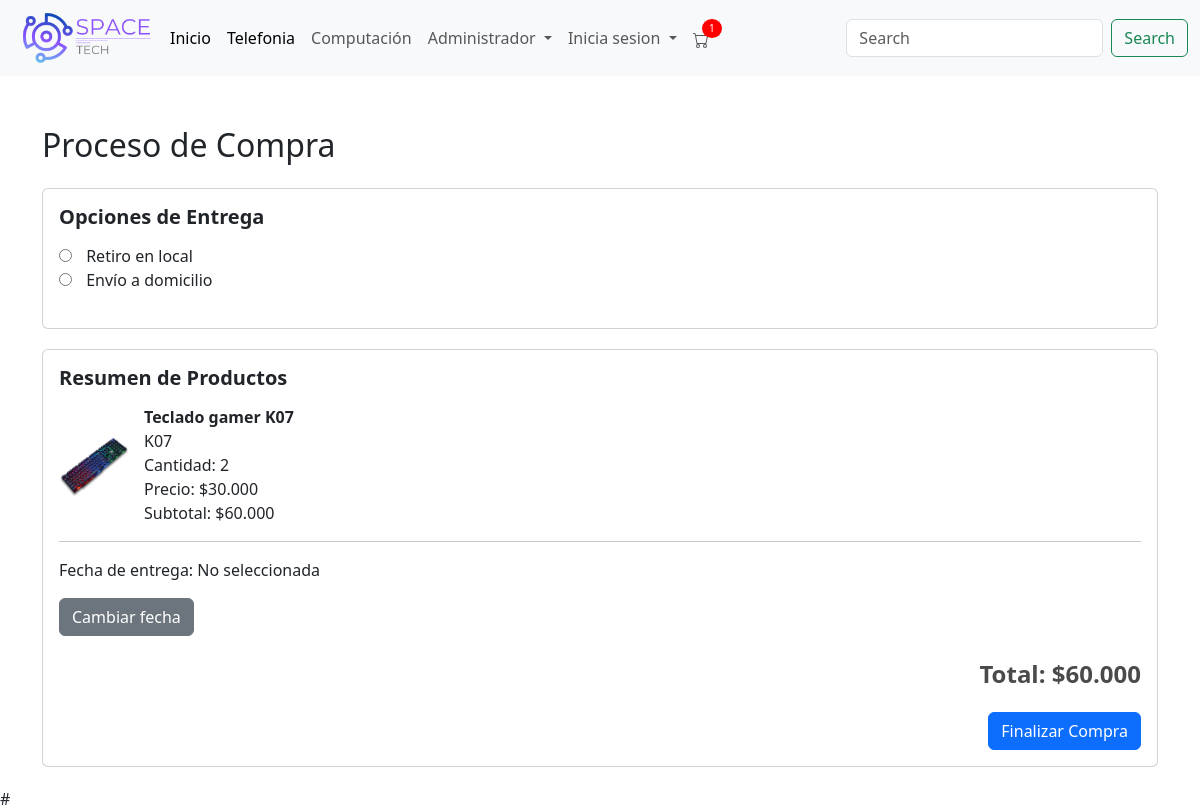
Before: /venta_productos/ (signed in) with the older database file.
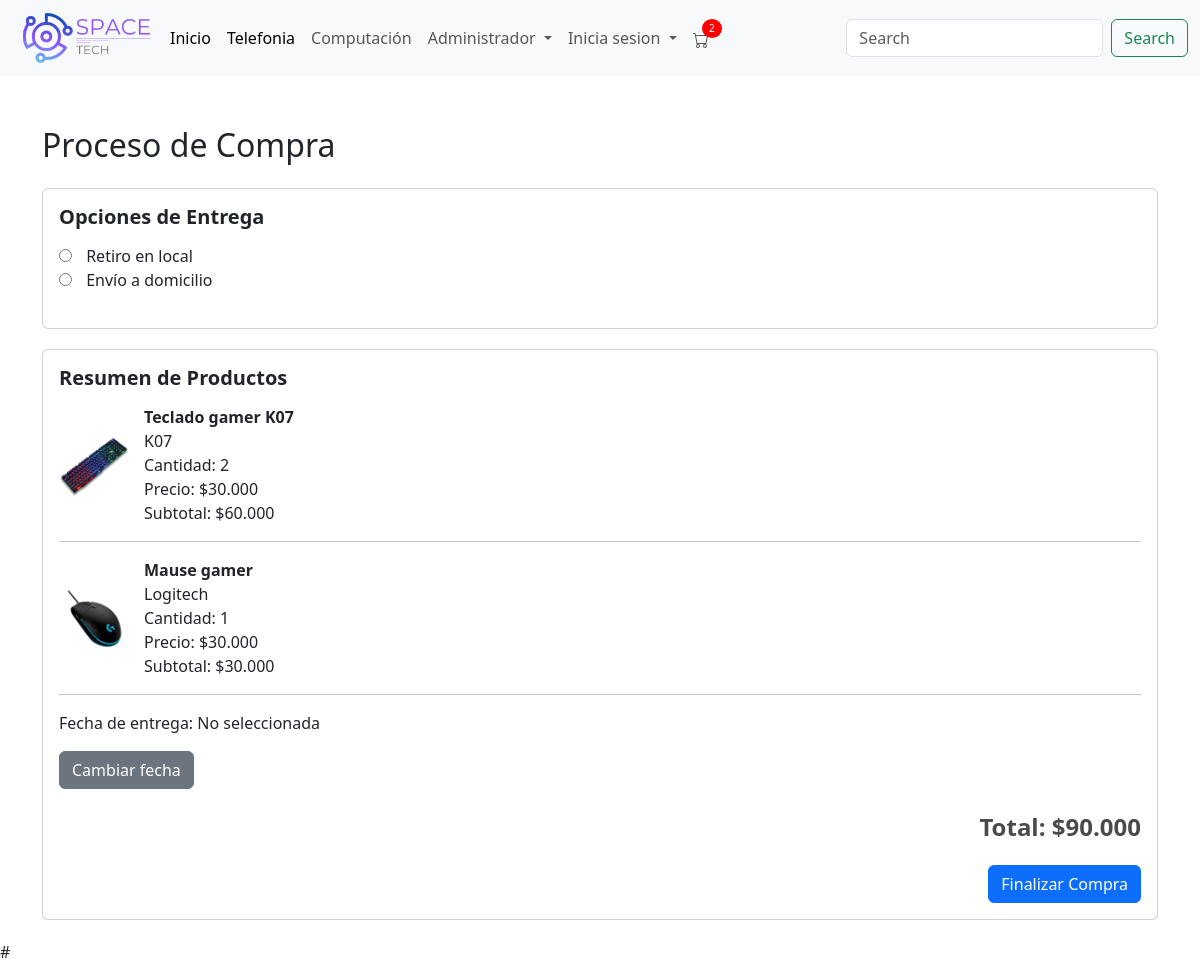
After: the same page with the newer database file.
### menu/models.py (models this page shows, shortened)
class CarritoItem(models.Model):
    carrito = models.ForeignKey(Carrito, on_delete=models.CASCADE)
    producto = models.ForeignKey(Articulos, on_delete=models.CASCADE)
    cantidad = models.IntegerField(default=1)
    agregado_en = models.DateTimeField(default=timezone.now)

class Articulos(models.Model):
    nombre = models.CharField(max_length=30)
    descripcion = models.CharField(max_length=50)
    precio = models.IntegerField()
    stock = models.IntegerField()
    foto = models.ImageField(upload_to='static/img/', blank=True, null=True)
    marca = models.CharField(max_length=30, default='Sin Marca')
    precio_oferta = models.IntegerField(blank=True, null=True)
    descuento = models.DecimalField(max_digits=5, decimal_places=2, blank=True, null=True)

### menu/views.py (the view)
# urls.py: path('venta_productos/', views.venta_productos, name='venta_productos'),
@login_required
def venta_productos(request):
    if request.user.is_authenticated:
        try:
            perfil_usuario = Usuario.objects.get(email=request.user.email)
            direccion = perfil_usuario.direccion
        except Usuario.DoesNotExist:
            perfil_usuario = None
            direccion = ""
    else:
        return redirect('login')
    carrito, created = Carrito.objects.get_or_create(usuario=request.user)
    items = CarritoItem.objects.filter(carrito=carrito)
    total = sum(item.producto.precio * item.cantidad for item in items)
    return render(request, 'venta_productos.html', {'items': items, 'total': total, 'direccion': direccion})

### menu/context_processors.py (called while the page is built)
def carrito_items_count(request):
    if request.user.is_authenticated:
        try:
            carrito = Carrito.objects.get(usuario=request.user)
            count = CarritoItem.objects.filter(carrito=carrito).count()
        except Carrito.DoesNotExist:
            count = 0
    else:
        count = 0
    return {
        'carrito_items_count': count
    }

### menu/templatetags/custom_filters.py (called while the page is built)
@register.filter(name='format_price')
def format_price(value):
    return "${:,.0f}".format(value).replace(',', '.')

@register.filter
def multiply(value, arg):
    return value * arg

### menu/templates/venta_productos.html (shortened to what this page needs)
<!DOCTYPE html>
<html lang="es">
{% load static %}
{% load custom_filters %}
<head>
    <link href="https://cdn.jsdelivr.net/npm/bootstrap@5.3.3/dist/css/bootstrap.min.css" rel="stylesheet">
    <link rel="stylesheet" href="https://cdn.jsdelivr.net/npm/sweetalert2@11/dist/sweetalert2.min.css">
    <link rel="stylesheet" href="https://cdn.jsdelivr.net/npm/flatpickr/dist/flatpickr.min.css">
</head>
<body>
    {% include "plantilla/menu.html" %}
    <div class="container">
        <h2 class="mb-4">Proceso de Compra</h2>
        <div class="card">
            <div class="card-body">
                <h3 class="section-title">Opciones de Entrega</h3>
                <div class="delivery-options">
                    <div>
                        <input type="radio" id="retiro_local" name="delivery_option" value="retiro_local">
                        <label for="retiro_local">Retiro en local</label>
                    </div>
                    <div>
                        <input type="radio" id="envio_domicilio" name="delivery_option" value="envio_domicilio">
                        <label for="envio_domicilio">Envío a domicilio</label>
                    </div>
                </div>
            </div>
        </div>
        <div class="card">
            <div class="card-body">
                <h3 class="section-title">Resumen de Productos</h3>
                {% for item in items %}
                <div class="d-flex align-items-center">
                    <img src="{{ item.producto.foto.url }}" alt="{{ item.producto.nombre }}" class="product-img">
                    <div class="product-details">
                        <div class="product-name">{{ item.producto.nombre }}</div>
                        <div>{{ item.producto.marca }}</div>
                        <div>Cantidad: {{ item.cantidad }}</div>
                        <div>Precio: {{ item.producto.precio|format_price }}</div>
                        <div>Subtotal: {{ item.producto.precio|multiply:item.cantidad|format_price }}</div>
                    </div>
                </div>
                <hr>
                {% endfor %}
                <div>
                    <p>Fecha de entrega: <span id="fecha_entrega_seleccionada">No seleccionada</span></p>
                    <button id="cambiar_fecha" class="btn btn-secondary">Cambiar fecha</button>
                </div>
                <div class="total" data-total="{{ total }}">Total: {{ total|format_price }}</div>
                <button type="submit" class="btn btn-primary btn-finalizar">Finalizar Compra</button>
            </div>
        </div>
    </div>
    # <script src="https://maps.googleapis.com/maps/api/js?key=AIzaSyAUjMYm_HVdhncKSb4nvc8e4Br3-pbfbfc&callback=initMap&libraries=places" async defer></script>
</body>
</html>

Changed rows visible on the page:
added CarritoItem: producto.foto (picture), producto.nombre "Mause gamer", producto.marca "Logitech", cantidad "1", producto.precio "$30.000", producto.precio|multiply "$30.000"
Other visible differences:
{{ carrito_items_count }}: "1" → "2"
{{ total|format_price }}: "$60.000" → "$90.000"
